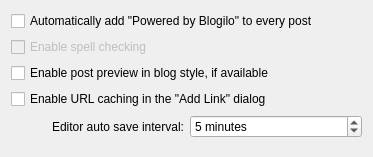
<?xml version="1.0" encoding="UTF-8"?>
<ui version="4.0">
 <class>EditorSettingsBase</class>
 <widget class="QWidget" name="EditorSettingsBase">
  <property name="geometry">
   <rect>
    <x>0</x>
    <y>0</y>
    <width>373</width>
    <height>157</height>
   </rect>
  </property>
  <layout class="QGridLayout" name="gridLayout">
   <item row="4" column="0">
    <widget class="QLabel" name="label">
     <property name="text">
      <string>Editor auto save interval:</string>
     </property>
     <property name="alignment">
      <set>Qt::AlignRight|Qt::AlignTrailing|Qt::AlignVCenter</set>
     </property>
     <property name="buddy">
      <cstring>kcfg_autosaveInterval</cstring>
     </property>
    </widget>
   </item>
   <item row="4" column="1">
    <widget class="KIntSpinBox" name="kcfg_autosaveInterval">
     <property name="specialValueText">
      <string comment="Auto save interval disabled">Disabled</string>
     </property><!-- TODO: Make the string plural/singular aware -->
     <property name="suffix">
      <string> minutes</string>
     </property>
     <property name="maximum">
      <number>60</number>
     </property>
     <property name="value">
      <number>5</number>
     </property>
    </widget>
   </item>
   <item row="0" column="0" colspan="2">
    <widget class="QCheckBox" name="kcfg_addPoweredBy">
     <property name="text">
      <string>Automatically add &quot;Powered by Blogilo&quot; to every post</string>
     </property>
    </widget>
   </item>
   <item row="6" column="0" colspan="2">
    <spacer name="verticalSpacer">
     <property name="orientation">
      <enum>Qt::Vertical</enum>
     </property>
     <property name="sizeHint" stdset="0">
      <size>
       <width>20</width>
       <height>40</height>
      </size>
     </property>
    </spacer>
   </item>
   <item row="2" column="0" colspan="2">
    <widget class="QCheckBox" name="kcfg_previewInBlogStyle">
     <property name="text">
      <string>Enable post preview in blog style, if available</string>
     </property>
    </widget>
   </item>
   <item row="3" column="0" colspan="2">
    <widget class="QCheckBox" name="kcfg_urlCachingEnabled">
     <property name="text">
      <string>Enable URL caching in the &quot;Add Link&quot; dialog</string>
     </property>
    </widget>
   </item>
   <item row="1" column="0" colspan="2">
    <widget class="QCheckBox" name="kcfg_enableCheckSpelling">
     <property name="enabled">
      <bool>false</bool>
     </property>
     <property name="text">
      <string>Enable spell checking</string>
     </property>
    </widget>
   </item>
  </layout>
 </widget>
 <customwidgets>
  <customwidget>
   <class>KIntSpinBox</class>
   <extends>QSpinBox</extends>
   <header>knuminput.h</header>
  </customwidget>
 </customwidgets>
 <resources/>
 <connections/>
</ui>
